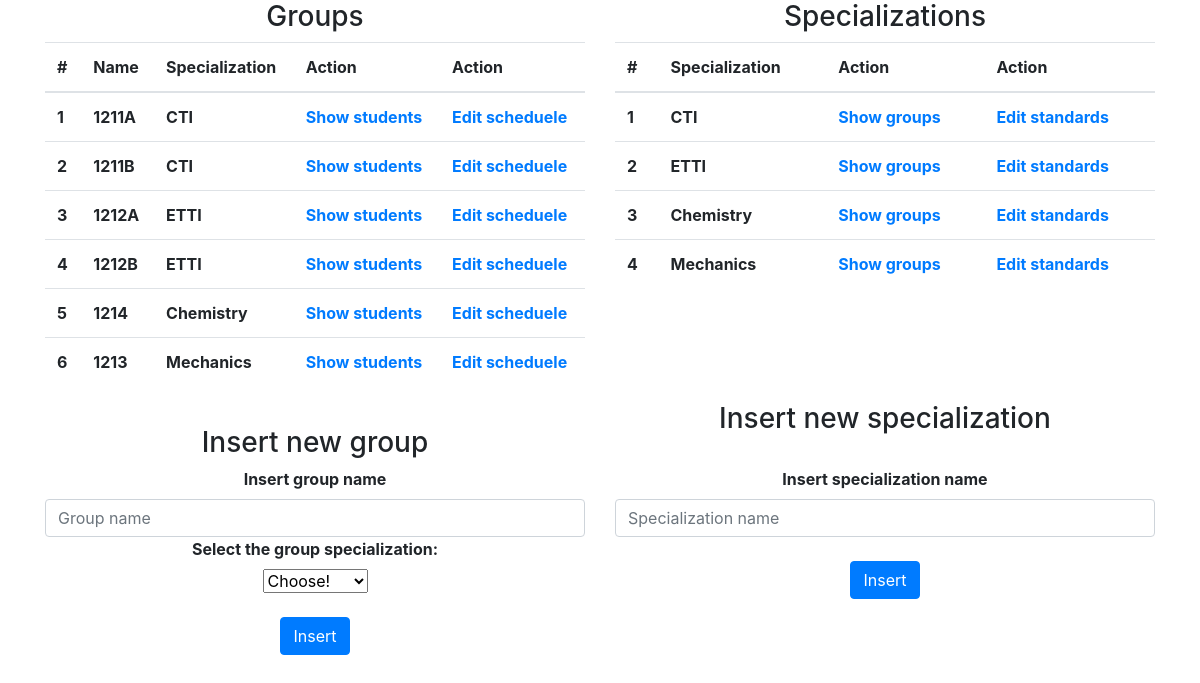
The app's page /adminpage.php with its own data.
### tables this page shows
CREATE TABLE `groups` (
  `id` int(11) NOT NULL,
  `groupName` varchar(255) NOT NULL,
  `specialization` int(11) NOT NULL
);

CREATE TABLE `specializations` (
  `id` int(11) NOT NULL,
  `specialization` varchar(255) NOT NULL
);

### adminpage.php (the view, shortened to what this page needs)
<?php
	require 'connection.php';
?>
<!doctype html>
<html lang="en">
	<head>
	    <link rel="stylesheet" href="css/bootstrap.css">
	    <link rel="stylesheet" href="css/styles.css">
  	</head>
  	<body>
  		<div class="container">
        <div class="row">
          <div class="col-md-6">
            <h3 style="text-align:center;">Groups</h3>
            <form method="POST" action="<?php echo htmlspecialchars($_SERVER["PHP_SELF"]); ?>">
            <table class="table">
              <thead>
                <tr>
                  <th>#</th>
                  <th>Name</th>
                  <th>Specialization</th>
                  <th >Action</th>
                  <th >Action</th>
                </tr>
              </thead>
              <tbody>
              <?php
                $cnt=1;
                $sql = "SELECT g.id as idgrupa, g.groupName, g.specialization, s.id, s.specialization FROM groups g, specializations s WHERE g.specialization=s.id";
                $result = $conn -> query($sql);
                while($row = $result -> fetch_assoc()):?>
                    <tr>
                      <th scope="row"><?php echo $cnt++; ?></th>
                      <th id="name<?php echo $row["idgrupa"];?>"><?php echo $row["groupName"];?></th>
                      <th id="specialization<?php echo $row["idgrupa"];?>"><?php echo $row["specialization"]; ?></th>
                      <th ><a href="students.php?id=<?php echo $row["idgrupa"] . "," . $row["groupName"] . "," . $row["specialization"] ;?>">Show students</a></th>
                      <th ><a href="groupSchedule.php?id=<?php echo $row["idgrupa"] . "," . $row["groupName"] . "," . $row["specialization"] ;?>">Edit scheduele</a></th>
                    </tr>
                <?php endwhile;?>
            </table>
            </form>
          </div>
          <div class="col-md-6">
            <h3 style="text-align:center;"> Specializations </h3>
            <form method="POST" action="<?php echo htmlspecialchars($_SERVER["PHP_SELF"]); ?>">
            <table class="table">
              <thead>
                <tr>
                  <th>#</th>
                  <th>Specialization</th>
                  <th >Action</th>
                  <th >Action</th>
                </tr>
              </thead>
              <tbody>
              <?php
                $cnt=1;
                $sql = "SELECT * FROM specializations";
                $result = $conn -> query($sql);
                while($row = $result -> fetch_assoc()):?>
                    <tr>
                      <th scope="row"><?php echo $cnt++; ?></th>
                      <th id="name<?php echo $row["id"];?>"><?php echo $row["specialization"];?></th>
                      <th ><a href="groupSpecialization.php?id=<?php echo $row["id"] . "," . $row["specialization"]; ?>">Show groups</a></th>
                      <th ><a href="specializationStandards.php?id=<?php echo $row["id"] . "," . $row["specialization"] ;?>">Edit standards</a></th>
                    </tr>
                <?php endwhile;?>
            </table>
            </form>
        </div>
      </div>
  		<div class="row">
  			<div class="col-md-6">
          <br>
  				<h3 style="text-align:center;"> Insert new group </h3>
  			</div>
  			<div class="col-md-6">
          <h3 style="text-align:center;"> Insert new specialization </h3>
  			</div>
  		</div>
  		<div class="row">
  			<div class="col-md-6">
  				<form method="POST"  class="form form-login">
  					<label for="group"><b>Insert group name</b></label>
  					<input class="form-control" type="text" name="group" placeholder="Group name">
  					<label for="specialization"><b>Select the group specialization:</b></label> <br>
              <select name='specialization'>
                <option value="">Choose!</option>
              </select>
            <br>
            <br>
  					<button name="insertgroup" class="btn btn-primary">Insert</button>
  				</form>
          <br>
  			</div>
  			<div class="col-md-6">
          <form method="POST"  class="form form-login">
            <label for="specialization"><b>Insert specialization name</b></label>
            <input class="form-control" type="text" name="specialization" placeholder="Specialization name">
            <br>
            <button name="insertspecialization" class="btn btn-primary">Insert</button>
          </form>
  			</div>
  		</div>
    </div>
  	</body>
</html>

### css/styles.css (style rules this page uses)
.form-login { text-align: center; }

### records on screen
groups: groupName "1211A", specializations.specialization "CTI"
groups: groupName "1211B", specializations.specialization "CTI"
groups: groupName "1212A", specializations.specialization "ETTI"
groups: groupName "1212B", specializations.specialization "ETTI"
groups: groupName "1214", specializations.specialization "Chemistry"
groups: groupName "1213", specializations.specialization "Mechanics"
specializations: specialization "CTI"
specializations: specialization "ETTI"
specializations: specialization "Chemistry"
specializations: specialization "Mechanics"
